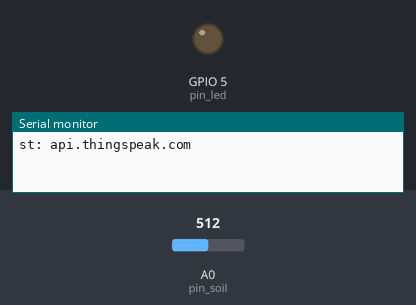
Simulated run of this sketch. Board: ESP8266 (NodeMCU). Parts: output pins drawn as LEDs (lit = HIGH), the last lines printed to the serial monitor. The test bench sets the inputs (shaded band); at power-on: A0 (pin_soil) = 512. WiFi joins after 1.5 s; servers stay silent unless stated; pins used as bus, display or sensor lines are not drawn. At 4.2 s the program puts the board to deep sleep or switches it off; the recording ends there.

Above: at 0.1 s.
At 2.1 s:
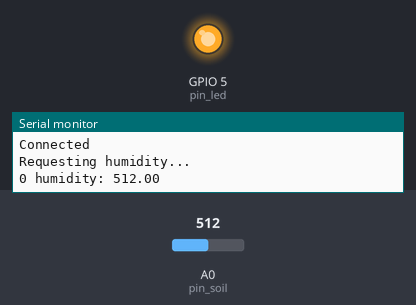
Timing chart, 0 to 4.0 s (numbered marks = the images above):
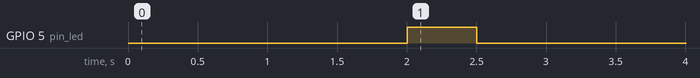

The sketch:

esp-soil-nodemcu.ino
```cpp
#include <ESP8266WiFi.h>
#include <OneWire.h>

#define myPeriodic 15
//OneWire oneWire(ONE_WIRE_BUS);

const int pin_clk = 4;
const int pin_soil = A0;
const int pin_led = 5;
float prevTemp = 0;
const char* server = "api.thingspeak.com";
String apiKey ="YOUR API_KEYS";
const char* MY_SSID = "YOUR SSID";
const char* MY_PWD = "YOUR PASSWORD";
int sent = 0;
#define SLEEPTIME 5*60*1000*1000

void setup() {
  Serial.begin(115200);
  pinMode(pin_clk, OUTPUT);
  pinMode(pin_soil, INPUT);
  pinMode(pin_led, OUTPUT);
  digitalWrite(pin_led, LOW);
  analogWriteFreq(40000);
  analogWrite(pin_clk, 400);
  connectWifi();
}

void loop() {
  float temp;
  //char buffer[10];
  Serial.println("Requesting humidity...");
  temp = Get_Val(8);
  //String tempC = dtostrf(temp, 4, 1, buffer);//handled in sendTemp()
  Serial.print(String(sent)+" humidity: ");
  Serial.println(temp);

  digitalWrite(pin_led, HIGH);
  delay(500);
  digitalWrite(pin_led, LOW);
  delay(500);
  //if (temp != prevTemp)
  //{
  //sendTeperatureTS(temp);
  //prevTemp = temp;
  //}

  sendTeperatureTS(temp);
//  int count = myPeriodic;
//  while(count--)
//  delay(1000);
  Serial.println("The System will sleep!");
  ESP.deepSleep(SLEEPTIME,WAKE_RF_DEFAULT);
}

float Get_Val(int n)
{
  float valtemp = 0;
  float ValBuf[n];
  int i = 0;
  int j = 0;
  for(i=0;i<n;i++){
    ValBuf[i] = analogRead(pin_soil);
  }

  for(i=0;i<n-1;i++){
    for(j=i+1;j<n;j++){
      if(ValBuf[i]>ValBuf[j]){
        valtemp = ValBuf[i];
        ValBuf[i] = ValBuf[j];
        ValBuf[j] = valtemp;
      }
    }
  }
  valtemp = 0;
  for(i=1;i<n-1;i++){
    valtemp+=ValBuf[i];
  }
  valtemp/=(n-2);
  return valtemp;
}

void connectWifi()
{
  Serial.print("Connecting to "+*MY_SSID);
  WiFi.begin(MY_SSID, MY_PWD);
  while (WiFi.status() != WL_CONNECTED) {
  delay(1000);
  Serial.print(".");
  }

  Serial.println("");
  Serial.println("Connected");
  Serial.println("");
}//end connect

void sendTeperatureTS(float temp)
{
   WiFiClient client;

   if (client.connect(server, 80)) { // use ip 184.106.153.149 or api.thingspeak.com
   Serial.println("WiFi Client connected ");

   String postStr = apiKey;
   postStr += "&field1=";
   postStr += String(temp);
   postStr += "\r\n\r\n";

   client.print("POST /update HTTP/1.1\n");
   Serial.println("POST /update HTTP/1.1\n");
   client.print("Host: api.thingspeak.com\n");
   Serial.println("Host: api.thingspeak.com\n");
   client.print("Connection: close\n");
   Serial.println("Connection: close\n");
   client.print("X-THINGSPEAKAPIKEY: " + apiKey + "\n");
   Serial.println("X-THINGSPEAKAPIKEY: " + apiKey + "\n");
   client.print("Content-Type: application/x-www-form-urlencoded\n");
   Serial.println("Content-Type: application/x-www-form-urlencoded\n");
   client.print("Content-Length: ");
   Serial.println("Content-Length: ");
   client.print(postStr.length());
   Serial.println(postStr.length());
   client.print("\n\n");
   client.print(postStr);
   Serial.println(postStr);
   delay(1000);

   }//end if
   sent++;
 client.stop();
}//end send
```

Measured:
- by itself, GPIO 5 (pin_led): LOW → HIGH at 2.0 s, → LOW 0.50 s later
